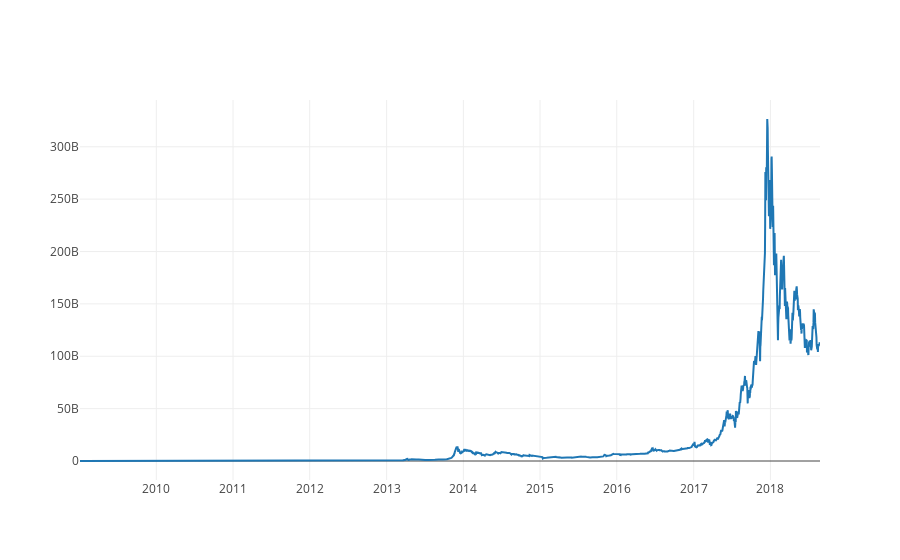

Here is the notebook cell this chart was saved with:
### Code cell
# Gráfico de la capitalización del mercado del bitcoin
capitalization_btc_graphic = go.Scatter(x=market_capitalization_btc.index, y=market_capitalization_btc.Value)
py.iplot([capitalization_btc_graphic])

### Figure 1 — Plotly figure (JSON) as saved in the notebook; plotly's stock layout.template omitted (floating-point values rounded to 4 significant figures; data arrays with more than 128 entries replaced by an {"elided": "..."} marker saying what was removed)
{"data": [{"type": "scatter", "x": {"elided": "3522 str values"}, "y": {"elided": "3522 float values"}}], "layout": {}}
